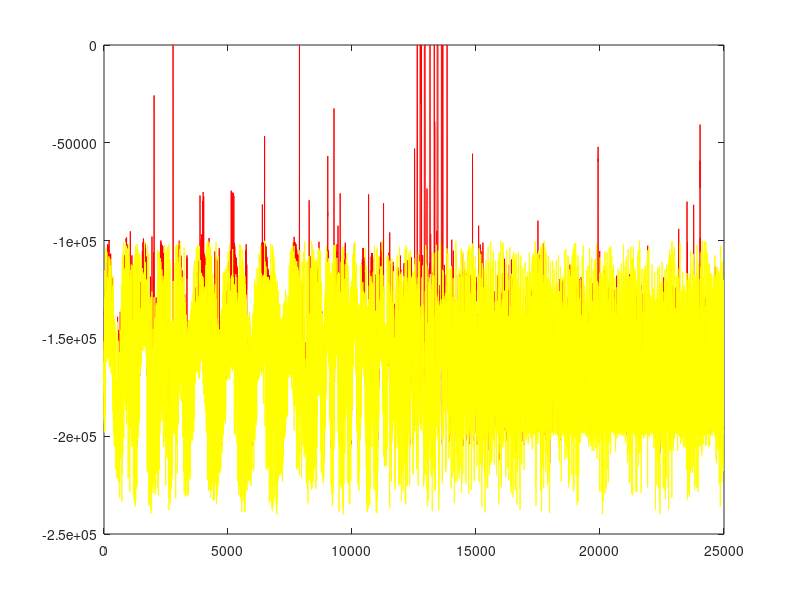

MATLAB code for this plot: (Note: this script raises an error after producing the figure.)
clear
clc
close all
f = fopen('input.txt','r');
input = fscanf(f, 'time %f voltage %f\n',[2 inf]);
fclose(f);
%input(2,:) = input(2,:)-mean(input(2,:));

f = fopen('output.txt','r');
output = fscanf(f, 'time %f vel %f\n',[2 inf]);
fclose(f);

Fs = 500;
T = 1/Fs;
tend = min(input(1,end),output(1,end));
tstart = max(input(1,1),output(1,1));
t = tstart:T:tend;
u = interp1(input(1,:),input(2,1:end),t);
y = interp1(output(1,:),output(2,1:end)-output(2,1),t);
vel = diff(y)*Fs;
vel = [vel,vel(end)];

velf = vel;
for i = 2:size(velf,2)
   if abs(velf(i)-velf(i-1))>320
       velf(i) = velf(i-1);
   end
end

yf = y;
for i = 2:size(yf,2)
    if ((abs(yf(i)-yf(i-1))>2.4e5/Fs) || (abs(yf(i)-yf(i-1))<1e5/Fs))
        yf(i:end) = yf(i:end)-(yf(i)-yf(i-1));
    end
end

velff = diff(yf)*Fs;
velff = [velff,velff(end)];

for i = 2:size(velff,2)
    if (velff(i) == 0)
        velff(i) = velff(i-1);
    end
end

vellp = vel;
lpstep = 5;
for i = lpstep+1:size(y,2)
    vellp(i) = (yf(i)-yf(i-lpstep))/lpstep*Fs;
end

figure()
plot(vellp,'-r');
hold on
plot(velff,'-y');
%%
L = size(x,2);
NFFT = 2^nextpow2(L);
X = fft(x,NFFT)/L;
fdomain = Fs/2*linspace(0,1,NFFT/2+1);

figure()
subplot(2,1,1)
semilogx(fdomain, 2*abs(X(1:NFFT/2+1)));
title('Single-Sided Amplitude Spectrum of x(t)')
xlabel('Frequency (Hz)')
ylabel('|X(f)|')
%%
NFFT = 2^nextpow2(L);
X = fft(x,NFFT)/L;
Y = fft(y,NFFT)/L;
fdomain = Fs/2*linspace(0,1,NFFT/2+1); 
Fpass = 20;              % Passband Frequency
Fstop = 21;              % Stopband Frequency
Dpass = 0.057501127785;  % Passband Ripple
Dstop = 0.0001;          % Stopband Attenuation
dens  = 20;              % Density Factor

% Calculate the order from the parameters using FIRPMORD.
[N, Fo, Ao, W] = firpmord([Fpass, Fstop]/(Fs/2), [1 0], [Dpass, Dstop]);

% Calculate the coefficients using the FIRPM function.
b  = firpm(N, Fo, Ao, W, {dens});
Hd = dfilt.dffir(b);


xf = filter(Hd,x);
yf = filter(Hd,y);
start = 2000;
xf = xf(start:end);
yf = yf(start:end);

Lf = size(yf,2);
tf = (0:Lf-1)*T;

xdft = fft(xf,NFFT)/Lf;
ydft = fft(yf,NFFT)/Lf;



figure()
subplot(2,1,1)
plot(Fs*t,x)
title('Input Voltage Signal')
xlabel('time (10 ms)')
subplot(2,1,2)
plot(Fs*tf,xf)
title('Filtered Input Voltage Signal')
xlabel('time (10 ms)')

figure()
subplot(2,1,1)
plot(Fs*t,y)
title('Output Vel Signal')
xlabel('time (10 ms)')
subplot(2,1,2)
plot(Fs*tf,yf)
title('Filtered Input Voltage Signal')
xlabel('time (10 ms)')


figure()
subplot(2,1,1)
semilogx(fdomain, 2*abs(X(1:NFFT/2+1)));
title('Single-Sided Amplitude Spectrum of x(t)')
xlabel('Frequency (Hz)')
ylabel('|X(f)|')
subplot(2,1,2)
semilogx(fdomain, 2*abs(xdft(1:NFFT/2+1)));
title('Single-Sided Amplitude Spectrum of filtered x(t)')
xlabel('Frequency (Hz)')
ylabel('|X(f)|')

figure()
subplot(2,1,1)
semilogx(fdomain, 2*abs(Y(1:NFFT/2+1)));
title('Single-Sided Amplitude Spectrum of y(t)')
xlabel('Frequency (Hz)')
ylabel('|Y(f)|')
subplot(2,1,2)
semilogx(fdomain, 2*abs(ydft(1:NFFT/2+1)));
title('Single-Sided Amplitude Spectrum of filtered y(t)')
xlabel('Frequency (Hz)')
ylabel('|Y(f)|')

g = ydft./X;

sampled_freq =[0.1,0.5,0.7,3,5,7,9];
bi = interp1(fdomain,abs(g(1:NFFT/2+1)),sampled_freq);
phi = interp1(fdomain,angle(g(1:NFFT/2+1)),sampled_freq);

figure()
subplot(2,1,1)
plot(fdomain(2:end), abs(g(2:NFFT/2+1)));
title('Transfer function amplitude')
subplot(2,1,2)
plot(fdomain(2:end),angle(g(2:NFFT/2+1)));
title('Transfer function phase')


figure()
subplot(2,1,1)
plot(sampled_freq, bi,'o');
title('Sampled Transfer function amplitude')
subplot(2,1,2)
plot(sampled_freq,phi,'o');
title('Sampled Transfer function phase')



%%

data = iddata(y',x',T);
data.int='foh';
Datf = fft(data);
figure()
plot(Datf)

ge = etfe(data);
gs = spa(data);
figure()
bode(ge,gs)


